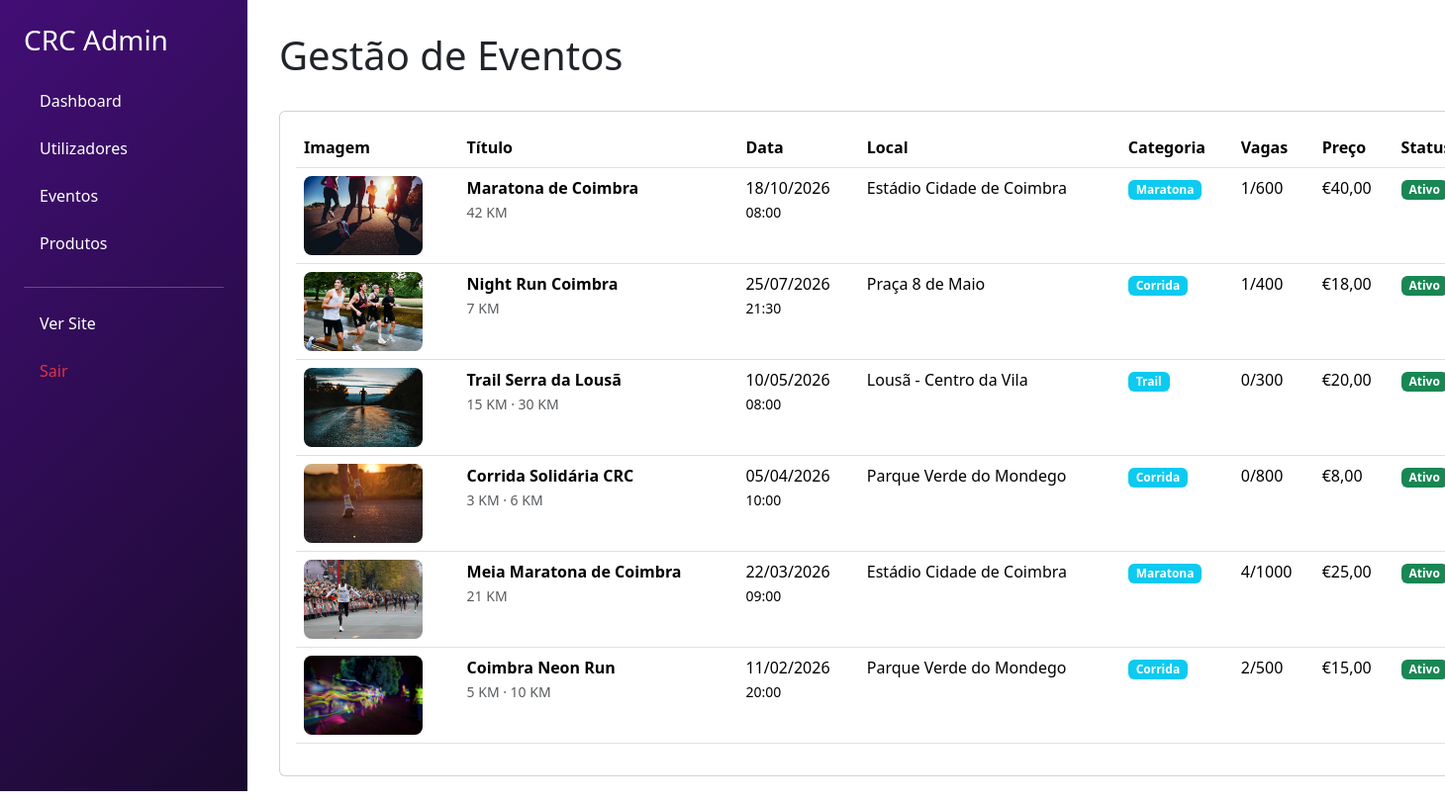
The app's page /admin/eventos.php (signed in) with its own data.
### tables this page shows
CREATE TABLE IF NOT EXISTS `evento` (
  `id_evento` int NOT NULL AUTO_INCREMENT,
  `titulo` varchar(255) NOT NULL,
  `subtitulo` varchar(100) DEFAULT NULL,
  `descricao_curta` text,
  `descricao_completa` text,
  `data_evento` date NOT NULL,
  `hora_evento` time NOT NULL,
  `duracao_estimada` varchar(50) DEFAULT NULL,
  `local_nome` varchar(255) NOT NULL,
  `local_endereco` varchar(255) DEFAULT NULL,
  `imagem` varchar(255) DEFAULT NULL,
  `distancias_disponiveis` json DEFAULT NULL,
  `detalhes_percurso` json DEFAULT NULL,
  `vagas_totais` int DEFAULT NULL,
  `vagas_ocupadas` int DEFAULT '0',
  `preco` decimal(10,2) NOT NULL,
  `categoria` enum('corrida','trail','maratona','caminhada') DEFAULT 'corrida',
  `itens_incluidos` json DEFAULT NULL,
  `tem_transporte` tinyint(1) DEFAULT '0',
  `status` enum('ativo','cancelado','concluido') DEFAULT 'ativo',
  `data_criacao` timestamp NULL DEFAULT CURRENT_TIMESTAMP,
  PRIMARY KEY (`id_evento`),
  KEY `idx_data_evento` (`data_evento`),
  KEY `idx_categoria` (`categoria`),
  KEY `idx_status` (`status`)
);

### admin/eventos.php (the view, shortened to what this page needs)
<?php
require_once '../includes/db_connect.php';
$stmt = $conn->prepare("SELECT * FROM evento ORDER BY data_evento DESC");
$stmt->execute();
$eventos = $stmt->get_result();
?>
<!DOCTYPE html>
<html lang="pt-pt">
<head>
    <link href="https://cdn.jsdelivr.net/npm/bootstrap@5.3.2/dist/css/bootstrap.min.css" rel="stylesheet">
</head>
<body>
    <div class="container-fluid">
        <div class="row">
            <?php include 'includesadm/adminsidebar.php'; ?>
            <div class="main-content">
                <div class="d-flex justify-content-between align-items-center mb-4">
                    <h1>Gestão de Eventos</h1>
                </div>
                <div class="card">
                    <div class="card-body">
                        <div class="table-responsive">
                            <table class="table table-hover">
                                <thead>
                                    <tr>
                                        <th>Imagem</th>
                                        <th>Título</th>
                                        <th>Data</th>
                                        <th>Local</th>
                                        <th>Categoria</th>
                                        <th>Vagas</th>
                                        <th>Preço</th>
                                        <th>Status</th>
                                    </tr>
                                </thead>
                                <tbody>
                                    <?php while($evento = $eventos->fetch_assoc()): ?>
                                    <tr>
                                        <td>
                                            <?php if(!empty($evento['imagem'])): ?>
                                                <img src="../<?php echo htmlspecialchars($evento['imagem']); ?>"
                                                     alt="<?php echo htmlspecialchars($evento['titulo']); ?>"
                                                     class="event-img-preview">
                                            <?php else: ?>
                                                <div class="event-img-preview bg-secondary d-flex align-items-center justify-content-center text-white">
                                                    Sem imagem
                                                </div>
                                            <?php endif; ?>
                                        </td>
                                        <td>
                                            <strong><?php echo htmlspecialchars($evento['titulo']); ?></strong>
                                            <?php if($evento['subtitulo']): ?>
                                                <br><small class="text-muted"><?php echo htmlspecialchars($evento['subtitulo']); ?></small>
                                            <?php endif; ?>
                                        </td>
                                        <td><?php echo date('d/m/Y', strtotime($evento['data_evento'])); ?><br>
                                            <small><?php echo substr($evento['hora_evento'], 0, 5); ?></small>
                                        </td>
                                        <td><?php echo htmlspecialchars($evento['local_nome']); ?></td>
                                        <td><span class="badge bg-info"><?php echo ucfirst($evento['categoria']); ?></span></td>
                                        <td>
                                            <?php
                                            $vagas = $evento['vagas_totais'] ? ($evento['vagas_ocupadas'] . '/' . $evento['vagas_totais']) : 'Ilimitado';
                                            echo $vagas;
                                            ?>
                                        </td>
                                        <td>€<?php echo number_format($evento['preco'], 2, ',', '.'); ?></td>
                                        <td>
                                            <span class="badge <?php
                                                echo $evento['status'] == 'ativo' ? 'bg-success' :
                                                    ($evento['status'] == 'cancelado' ? 'bg-danger' : 'bg-secondary');
                                            ?>">
                                                <?php echo ucfirst($evento['status']); ?>
                                            </span>
                                        </td>
                                    </tr>
                                    <?php endwhile; ?>
                                </tbody>
                            </table>
                        </div>
                    </div>
                </div>
            </div>
        </div>
    </div>
</body>
</html>

### admin/eventos.php (style rules this page uses)
:root { --primary: #420e76; --accent: #FF00C8; }
.main-content { margin-left: 250px; padding: 2rem; }
.event-img-preview { width: 120px; height: 80px; object-fit: cover; border-radius: 8px; }

### records on screen
evento: imagem (picture), titulo "Maratona de Coimbra", subtitulo "42 KM", data_evento "18/10/2026", hora_evento "08:00", local_nome "Estádio Cidade de Coimbra", categoria "Maratona", vagas "1/600", preco "40,00", status "Ativo"
evento: imagem (picture), titulo "Night Run Coimbra", subtitulo "7 KM", data_evento "25/07/2026", hora_evento "21:30", local_nome "Praça 8 de Maio", categoria "Corrida", vagas "1/400", preco "18,00", status "Ativo"
evento: imagem (picture), titulo "Trail Serra da Lousã", subtitulo "15 KM · 30 KM", data_evento "10/05/2026", hora_evento "08:00", local_nome "Lousã - Centro da Vila", categoria "Trail", vagas "0/300", preco "20,00", status "Ativo"
evento: imagem (picture), titulo "Corrida Solidária CRC", subtitulo "3 KM · 6 KM", data_evento "05/04/2026", hora_evento "10:00", local_nome "Parque Verde do Mondego", categoria "Corrida", vagas "0/800", preco "8,00", status "Ativo"
evento: imagem (picture), titulo "Meia Maratona de Coimbra", subtitulo "21 KM", data_evento "22/03/2026", hora_evento "09:00", local_nome "Estádio Cidade de Coimbra", categoria "Maratona", vagas "4/1000", preco "25,00", status "Ativo"
evento: imagem (picture), titulo "Coimbra Neon Run", subtitulo "5 KM · 10 KM", data_evento "11/02/2026", hora_evento "20:00", local_nome "Parque Verde do Mondego", categoria "Corrida", vagas "2/500", preco "15,00", status "Ativo"
